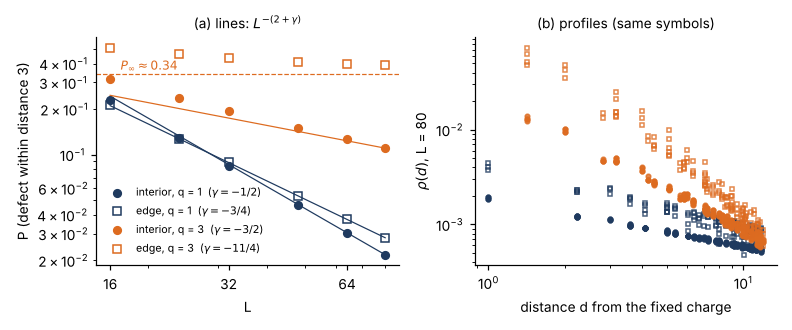

Python code for this plot:
import json,numpy as np,matplotlib; matplotlib.use('Agg'); import matplotlib.pyplot as plt
from matplotlib.ticker import NullFormatter,FixedLocator,FixedFormatter
plt.rcParams.update({'font.size':9,'axes.spines.top':False,'axes.spines.right':False})
d=json.load(open('../../data/paper2_trapping.json')); C1,C2='#1f3a5f','#dd6b20'
cases=[('bulk_q1','interior, q = 1',C1,'o',-0.5),('edge_q1','edge, q = 1',C1,'s',-0.75),('bulk_q3','interior, q = 3',C2,'o',-1.5),('edge_q3','edge, q = 3',C2,'s',-2.75)]
fig,ax=plt.subplots(1,2,figsize=(7.2,3.0))
for k,lab,c,mk,g in cases:
    Ls=np.array(sorted(int(x) for x in d[k])); P=np.array([d[k][str(L)]['P_near3'] for L in Ls])
    ax[0].loglog(Ls,P,mk,color=c,mfc=c if 'bulk' in k else 'none',ms=5,label=r'%s  ($\gamma=%s$)'%(lab,{-0.5:'-1/2',-0.75:'-3/4',-1.5:'-3/2',-2.75:'-11/4'}[g]))
    if g>-2: ax[0].loglog(Ls,P[-1]*(Ls/Ls[-1])**(-(2+g)),'-',color=c,lw=0.8)
    pr=np.array(d[k]['80']['prof']); r,rho=pr[0],pr[1]; m=r>0
    ax[1].loglog(r[m],rho[m],mk,color=c,mfc=c if 'bulk' in k else 'none',ms=3,alpha=0.8)
ax[0].axhline(0.34,color=C2,ls='--',lw=0.8); ax[0].text(17,0.36,r'$P_\infty\approx0.34$',color=C2,fontsize=8)
ax[0].set_xlabel('L'); ax[0].set_ylabel('P (defect within distance 3)'); ax[0].legend(frameon=False,fontsize=7,loc='lower left')
ax[0].xaxis.set_minor_formatter(NullFormatter()); ax[0].xaxis.set_major_locator(FixedLocator([16,32,64])); ax[0].xaxis.set_major_formatter(FixedFormatter(['16','32','64']))
ax[0].set_title(r'(a) lines: $L^{-(2+\gamma)}$',fontsize=9)
ax[1].set_xlabel('distance d from the fixed charge'); ax[1].set_ylabel(r'$\rho(d)$, L = 80'); ax[1].set_title('(b) profiles (same symbols)',fontsize=9)
plt.tight_layout(); plt.savefig('../manuscript/figs/fig_trap.pdf'); plt.savefig('fig_trap.png',dpi=110)
